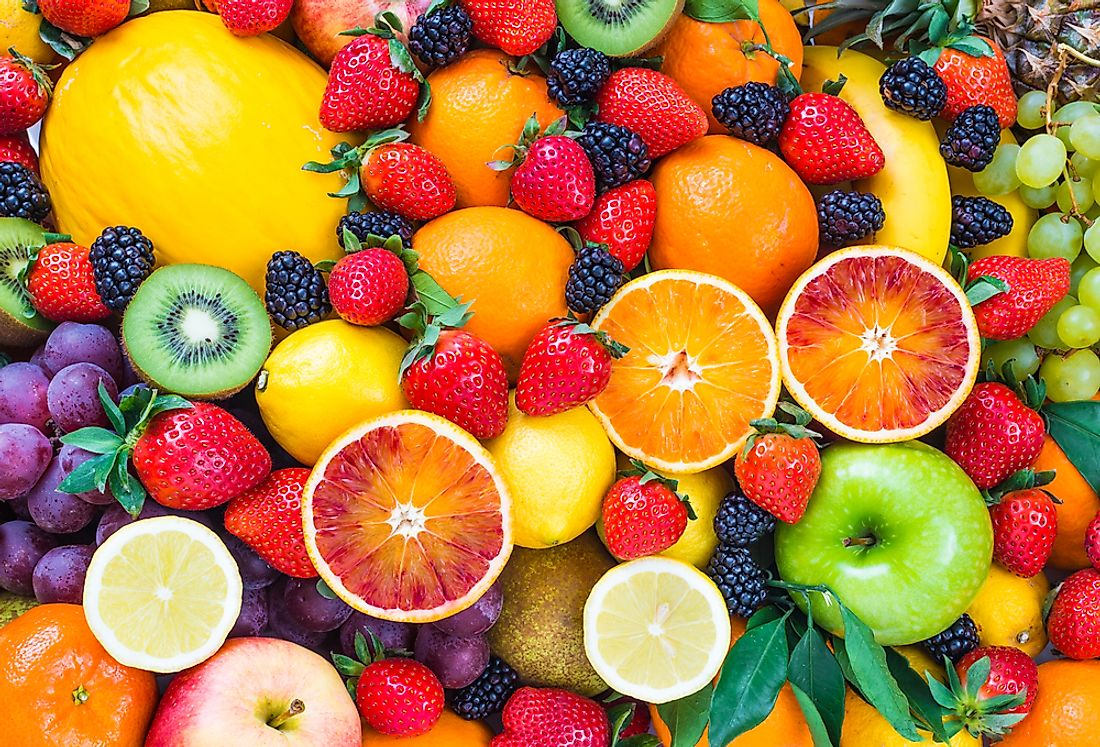
%> input picture Week 7/fruits.jpg, 1100 x 747 px
$ octave hsi_script.m   (GNU Octave 9; MATLAB toolbox functions it lacks are replaced by stand-ins)
%> lines starting %> are read from the running program, lines starting %| are printed output that depends on the picture; in (x1, y1, x2, y2) boxes, pixels count from 0 and x2, y2 are one past the last pixel; in counts of white or black regions, pixels touching at a corner belong together; the program's own positions count from 1
%> further down, rgb is the input picture: size 747x1100x3 uint8; mean R, G, B 180.6, 123, 62.1
### Week 7/rgb2hsi.m
function hsi = rgb2hsi(rgb)
%RGB2HSI Converts an RGB image to HSI.
%   HSI = RGB2HSI(RGB) converts an RGB image to HSI. The input image
%   is assumed to be of size M-by-N-by-3, where the third dimension
%   accounts for three image planes: red, green, and blue, in that
%   order. If all RGB component images are equal, the HSI conversion
%   is undefined. The input image can be of class double (with values
%   in the range [0, 1]), uint8, or uint16.
%
%   The output image, HSI, is of class double, where:
%     hsi(:, :, 1) = hue image normalized to the range [0, 1] by
%                    dividing all angle values by 2*pi.
%     hsi(:, :, 2) = saturation image, in the range [0, 1].
%     hsi(:, :, 3) = intensity image, in the range [0, 1].

%   Copyright 2002-2004 R. C. Gonzalez, R. E. Woods, & S. L. Eddins
%   Digital Image Processing Using MATLAB, Prentice-Hall, 2004
%   $Revision: 1.5 $  $Date: 2005/01/18 13:44:59 $

% Extract the individual component images.
rgb = im2double(rgb);
%> rgb: size 747x1100x3 double
r = rgb(:, :, 1);
g = rgb(:, :, 2);
b = rgb(:, :, 3);

% Implement the conversion equations.
num = 0.5*((r - g) + (r - b));
den = sqrt((r - g).^2 + (r - b).*(g - b));
theta = acos(num./(den + eps));

H = theta;
H(b > g) = 2*pi - H(b > g);
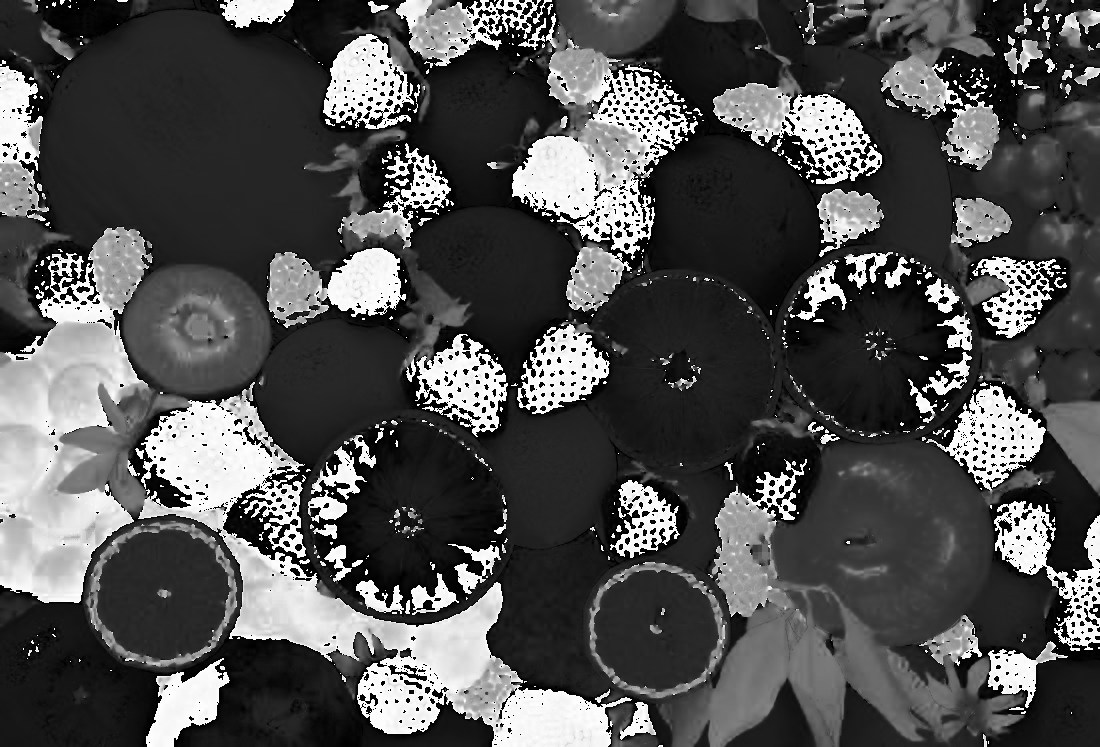
%> H: size 747x1100 double; min 2.11e-08, max 6.28, mean 2.01; drawn with min black and max white
H = H/(2*pi);

num = min(min(r, g), b);
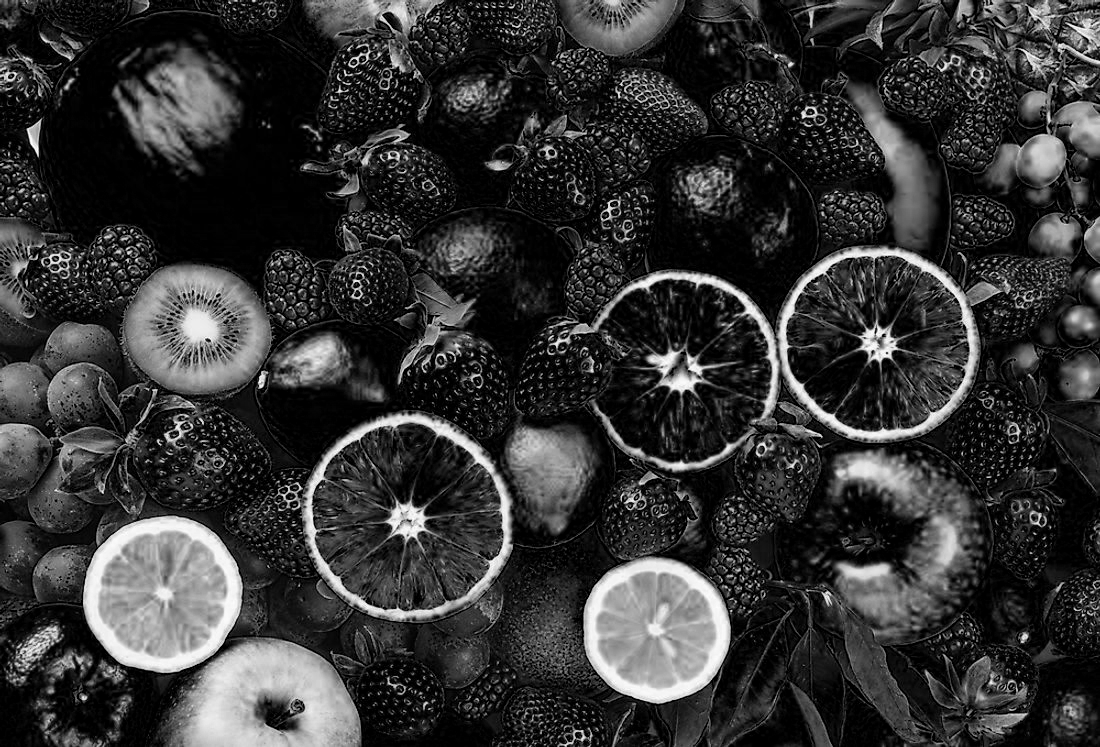
%> num: size 747x1100 double; min 0, max 1, mean 0.208
den = r + g + b;
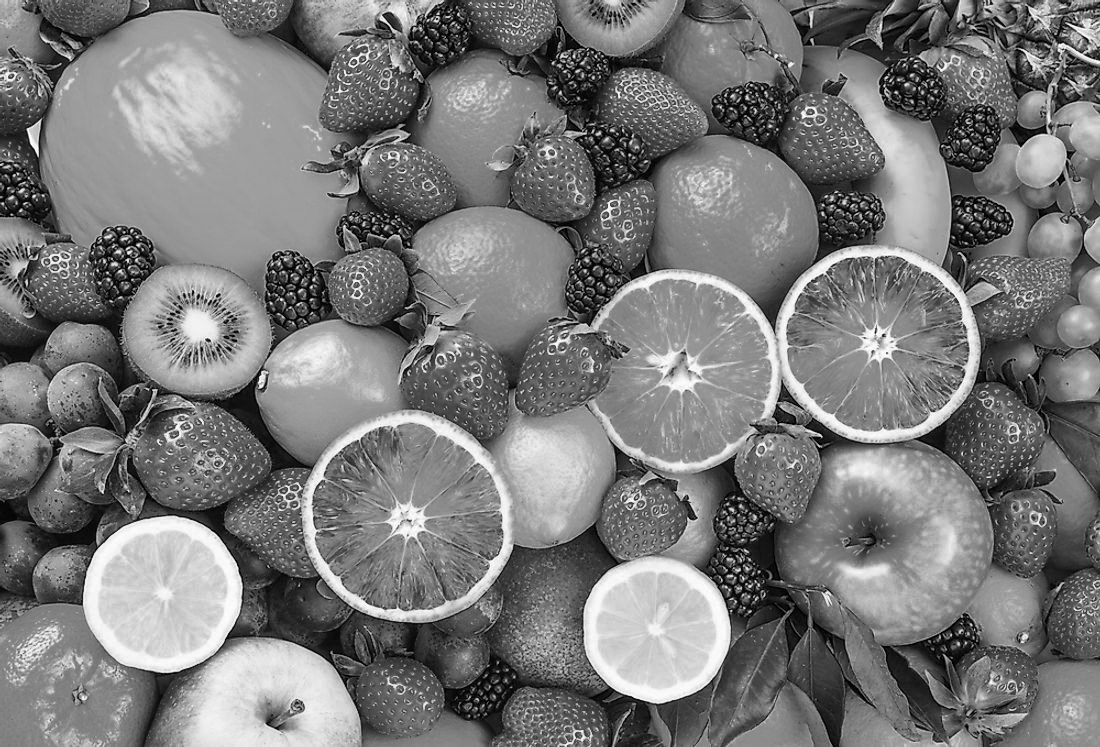
%> den: size 747x1100 double; min 0, max 3, mean 1.43; drawn with min black and max white
den(den == 0) = eps;
%> den: size 747x1100 double; under 0.01% of pixels changed, all inside (x1, y1, x2, y2) = (105, 26, 1039, 703)
S = 1 - 3.* num./den;
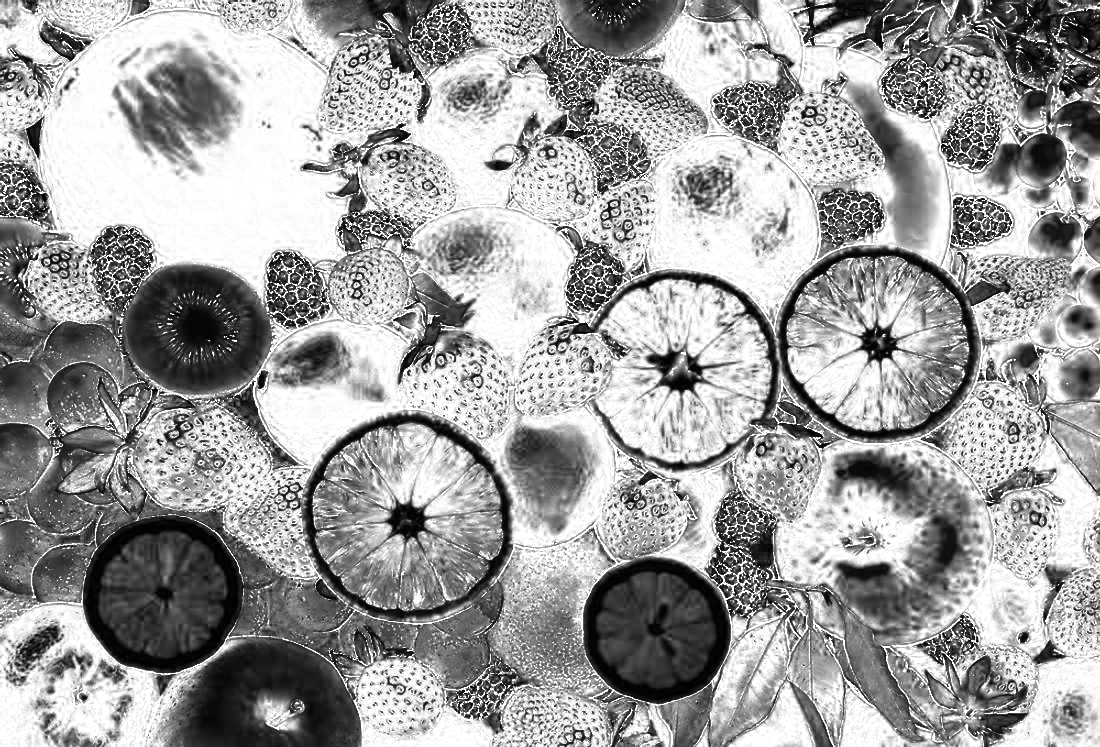
%> S: size 747x1100 double; min 0, max 1, mean 0.625

H(S == 0) = 0;
%> H: size 747x1100 double; min 0, max 0.999, mean 0.319

I = (r + g + b)/3;

% Combine all three results into an hsi image.
hsi = cat(3, H, S, I);
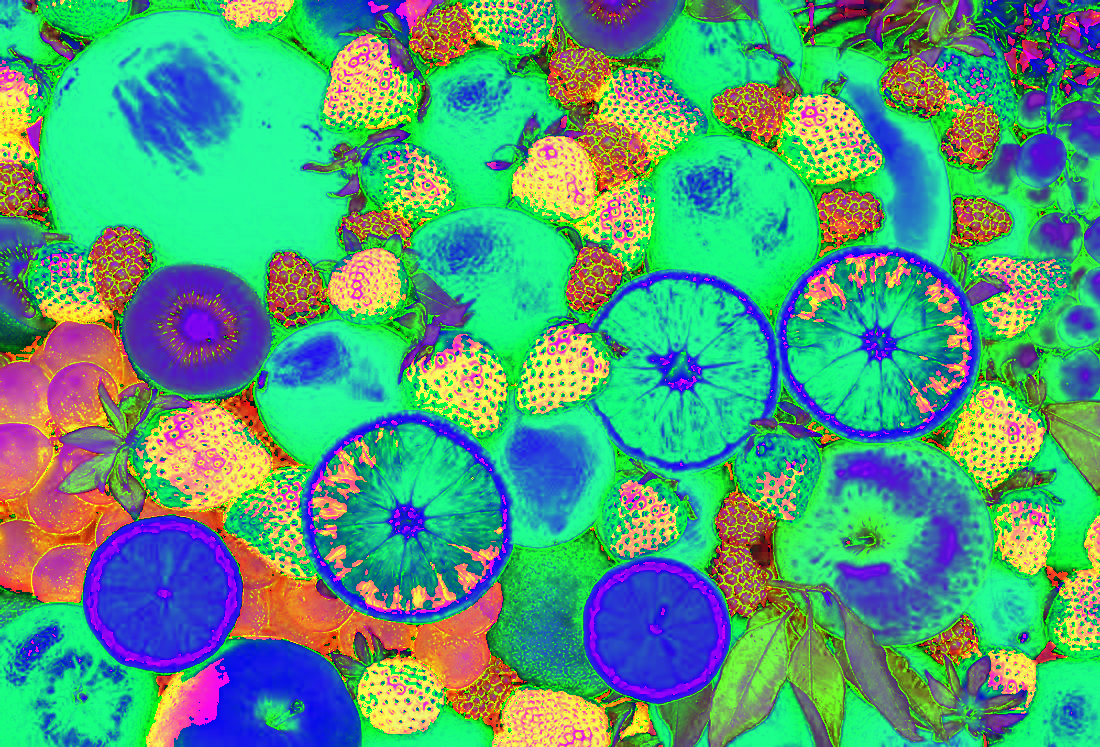
%> hsi: size 747x1100x3 double; mean R, G, B 0.319, 0.625, 0.478

imshow(hsi)

### Week 7/hsi_script.m
clear all, close all, clc

rgb = imread('fruits.jpg');
hsi = rgb2hsi(rgb)

subplot(1,2,1), imshow(rgb), title('RGB')
subplot(1,2,2), imshow(hsi), title('HSI')
